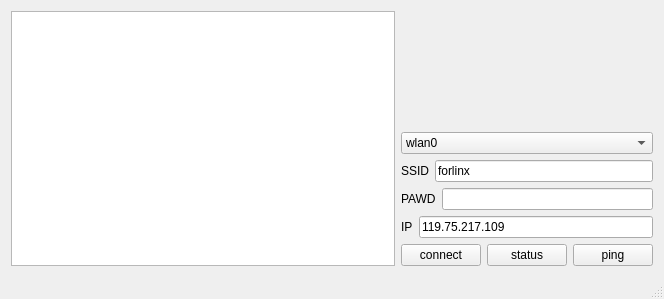
<?xml version="1.0" encoding="UTF-8"?>
<ui version="4.0">
 <class>MainWindow</class>
 <widget class="QMainWindow" name="MainWindow">
  <property name="geometry">
   <rect>
    <x>0</x>
    <y>0</y>
    <width>664</width>
    <height>299</height>
   </rect>
  </property>
  <property name="windowTitle">
   <string>Wifi</string>
  </property>
  <widget class="QWidget" name="centralWidget">
   <layout class="QGridLayout" name="gridLayout">
    <item row="0" column="0">
     <layout class="QHBoxLayout" name="horizontalLayout_5" stretch="2,1">
      <item>
       <widget class="QTextEdit" name="result"/>
      </item>
      <item>
       <layout class="QVBoxLayout" name="verticalLayout">
        <item>
         <spacer name="verticalSpacer">
          <property name="orientation">
           <enum>Qt::Vertical</enum>
          </property>
          <property name="sizeHint" stdset="0">
           <size>
            <width>20</width>
            <height>40</height>
           </size>
          </property>
         </spacer>
        </item>
        <item>
         <widget class="QComboBox" name="comboBox">
          <property name="enabled">
           <bool>true</bool>
          </property>
          <item>
           <property name="text">
            <string>wlan0</string>
           </property>
          </item>
          <item>
           <property name="text">
            <string>wlan1</string>
           </property>
          </item>
         </widget>
        </item>
        <item>
         <layout class="QHBoxLayout" name="horizontalLayout">
          <item>
           <widget class="QLabel" name="label">
            <property name="text">
             <string>SSID</string>
            </property>
           </widget>
          </item>
          <item>
           <widget class="QLineEdit" name="ssid">
            <property name="text">
             <string>forlinx</string>
            </property>
           </widget>
          </item>
         </layout>
        </item>
        <item>
         <layout class="QHBoxLayout" name="horizontalLayout_2">
          <item>
           <widget class="QLabel" name="label_2">
            <property name="text">
             <string>PAWD</string>
            </property>
           </widget>
          </item>
          <item>
           <widget class="QLineEdit" name="pawd">
            <property name="text">
             <string/>
            </property>
           </widget>
          </item>
         </layout>
        </item>
        <item>
         <layout class="QHBoxLayout" name="horizontalLayout_3">
          <item>
           <widget class="QLabel" name="label_3">
            <property name="text">
             <string>IP</string>
            </property>
           </widget>
          </item>
          <item>
           <widget class="QLineEdit" name="hostip">
            <property name="text">
             <string>119.75.217.109</string>
            </property>
           </widget>
          </item>
         </layout>
        </item>
        <item>
         <layout class="QHBoxLayout" name="horizontalLayout_4">
          <item>
           <widget class="QPushButton" name="connect">
            <property name="sizePolicy">
             <sizepolicy hsizetype="Minimum" vsizetype="Preferred">
              <horstretch>0</horstretch>
              <verstretch>0</verstretch>
             </sizepolicy>
            </property>
            <property name="text">
             <string>connect</string>
            </property>
           </widget>
          </item>
          <item>
           <widget class="QPushButton" name="status">
            <property name="sizePolicy">
             <sizepolicy hsizetype="Preferred" vsizetype="Preferred">
              <horstretch>0</horstretch>
              <verstretch>0</verstretch>
             </sizepolicy>
            </property>
            <property name="text">
             <string>status</string>
            </property>
           </widget>
          </item>
          <item>
           <widget class="QPushButton" name="ping">
            <property name="sizePolicy">
             <sizepolicy hsizetype="Preferred" vsizetype="Minimum">
              <horstretch>0</horstretch>
              <verstretch>0</verstretch>
             </sizepolicy>
            </property>
            <property name="text">
             <string>ping</string>
            </property>
           </widget>
          </item>
         </layout>
        </item>
       </layout>
      </item>
     </layout>
    </item>
   </layout>
  </widget>
  <widget class="QMenuBar" name="menuBar">
   <property name="geometry">
    <rect>
     <x>0</x>
     <y>0</y>
     <width>664</width>
     <height>20</height>
    </rect>
   </property>
  </widget>
  <widget class="QStatusBar" name="statusBar"/>
 </widget>
 <layoutdefault spacing="6" margin="11"/>
 <resources/>
 <connections/>
</ui>
